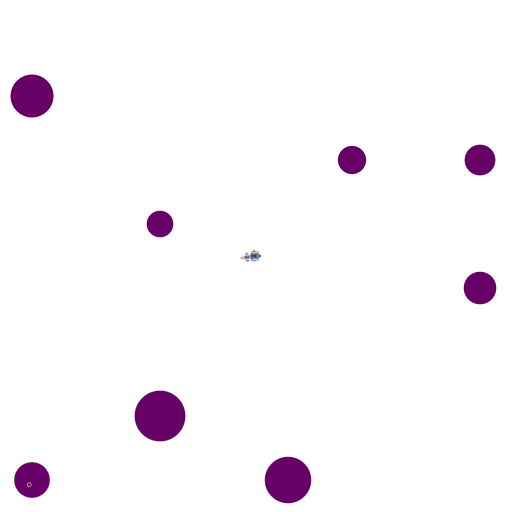
#> input picture src/canvas.png, 1024 x 1024 px (shown at 1/2 size)
$ python findWormHoles.py
#> lines starting #> are read from the running program, lines starting #| are printed output that depends on the picture; after the words box and inside, x2 and y2 are one past the last pixel; in counts of white or black regions, pixels touching at a corner belong together
import numpy as np
from skimage import data, color
import matplotlib.pyplot as plt
from skimage.transform import hough_circle, hough_circle_peaks
from skimage.feature import canny
from skimage.draw import circle_perimeter
from skimage.util import img_as_ubyte
from scipy.ndimage import imread
import globals
from parseStatus import runRet, parseStatus

def findWormHoles(path):
#> called with path = 'canvas.png'
    locs = []
    image = imread(path,flatten=False,mode='L')
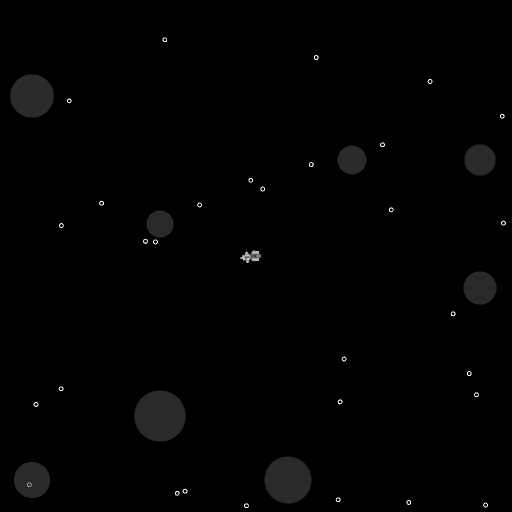
#> image: shape (1024, 1024) (shown at 1/2 size); min 0, max 255, mean 1.9
    image = img_as_ubyte(image)
    edges = canny(image, sigma=3, low_threshold=10, high_threshold=50)
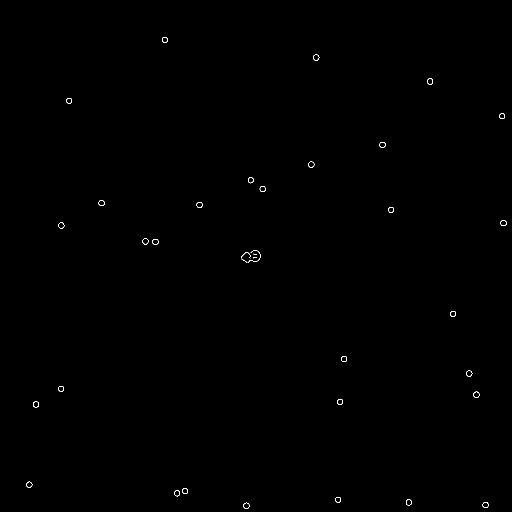
#> edges: shape (1024, 1024) bool (shown at 1/2 size); 0.13% white in thin lines or dots, all inside (x1, y1, x2, y2) = (53, 74, 1013, 1018)

    hough_radii = np.arange(5,50,2)
    hough_res = hough_circle(edges, hough_radii)

    accums, cx, cy, radii = hough_circle_peaks(hough_res, hough_radii, total_num_peaks=45)
#> accums = 45 values, max 1 at index 0, min 0.333 at index 31, mean 0.536; cx = 45 values, max 1006 at index 23, min 58 at index 12, mean 540.6; cy = 45 values, max 1010 at index 16, min 79 at index 4, mean 593.9; radii = 45 values, max 11 at index 24, min 5 at index 0, mean 6.11

    fig, ax = plt.subplots(ncols=1, nrows=1, figsize=(10,4))
    image = color.gray2rgb(image)
#> image: shape (1024, 1024, 3)
    '''
    radius = 50
    for center_y, center_x in zip(cy, cx):
        circy, circx = circle_perimeter(center_y, center_x, radius)
        image[circy, circx] = (220, 20, 20)
    cx = np.array(cx) * (float(globals.MAPWIDTH)/1028)
    cy = np.array(cy) * (float(globals.MAPHEIGHT)/1028)
    '''
    return np.concatenate((np.atleast_2d(cx),np.atleast_2d(cy)),axis=0)

print(findWormHoles("canvas.png"))
